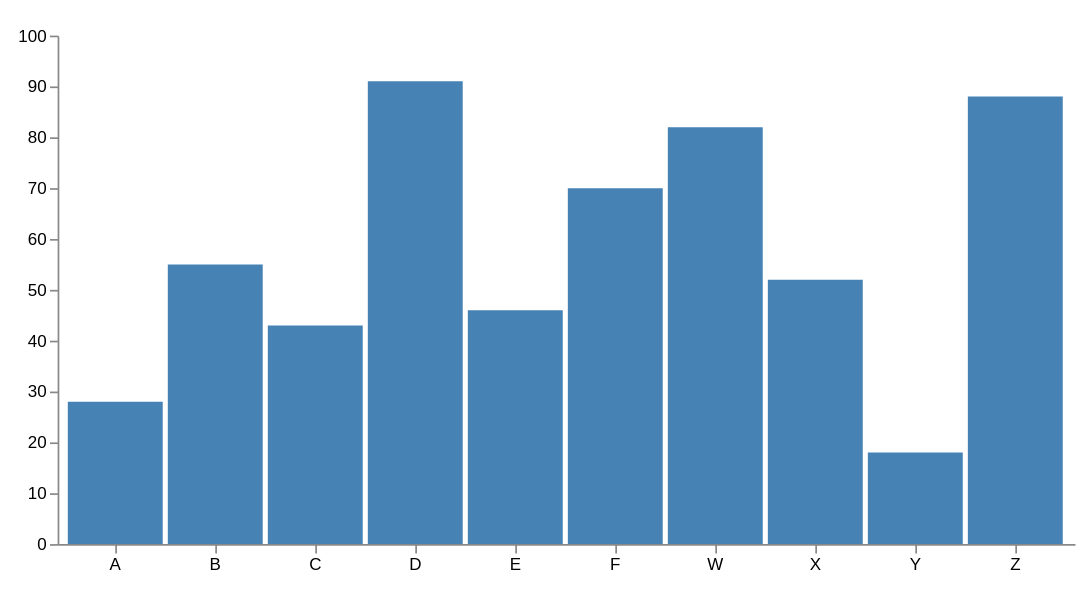

Source (Vega-Lite JSON):
### Vega specification from a JSON file in a GitHub repository (floating-point values rounded to 4 significant figures)
{"$schema": "https://vega.github.io/schema/vega/v3.0.json", "width": 600, "height": 300, "padding": 10, "data": [{"name": "table", "values": [{"category": "A", "amount": 28}, {"category": "B", "amount": 55}, {"category": "C", "amount": 43}, {"category": "D", "amount": 91}, {"category": "E", "amount": 46}, {"category": "F", "amount": 70}, {"category": "W", "amount": 82}, {"category": "X", "amount": 52}, {"category": "Y", "amount": 18}, {"category": "Z", "amount": 88}]}], "signals": [{"name": "tooltip", "value": {}, "on": [{"events": "rect:mouseover", "update": "datum"}, {"events": "rect:mouseout", "update": "{}"}]}], "scales": [{"name": "xscale", "type": "band", "domain": {"data": "table", "field": "category"}, "range": "width", "padding": 0.05, "round": true}, {"name": "yscale", "domain": {"data": "table", "field": "amount"}, "nice": true, "range": "height"}], "axes": [{"orient": "bottom", "scale": "xscale"}, {"orient": "left", "scale": "yscale"}], "marks": [{"type": "rect", "from": {"data": "table"}, "encode": {"enter": {"x": {"scale": "xscale", "field": "category"}, "width": {"scale": "xscale", "band": 1}, "y": {"scale": "yscale", "field": "amount"}, "y2": {"scale": "yscale", "value": 0}}, "update": {"fill": {"value": "steelblue"}}, "hover": {"fill": {"value": "red"}}}}, {"type": "text", "encode": {"enter": {"align": {"value": "center"}, "baseline": {"value": "bottom"}, "fill": {"value": "#333"}}, "update": {"x": {"scale": "xscale", "signal": "tooltip.category", "band": 0.5}, "y": {"scale": "yscale", "signal": "tooltip.amount", "offset": -2}, "text": {"signal": "tooltip.amount"}, "fillOpacity": [{"test": "datum === tooltip", "value": 0}, {"value": 1}]}}}]}
